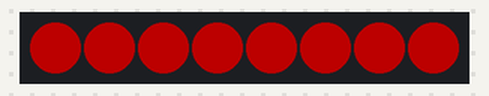
The program below on a simulated CircuitPython board. Parts: 8 RGB LEDs in strip order, left to right. Dim RGB values are drawn brighter than linear. At 1.7 s the program ends and the board releases its pins; the recording ends there.

Above: at 0.1 s.
At 0.6 s:
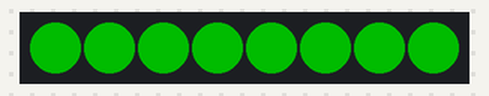
At 1.1 s:
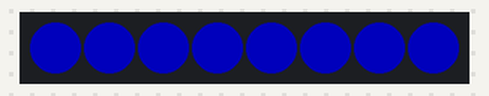
At 1.58 s:
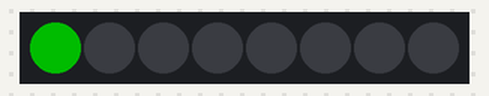
Timing chart, 0 to 1.7 s (numbered marks = the images above):
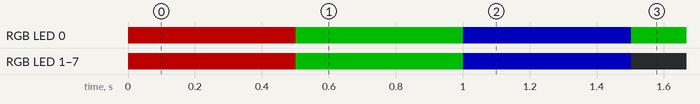

The program:

led_test.py
```python
import time
import board
import neopixel

NUM_LEDS = 8
BRIGHTNESS = 0.3

pixels = neopixel.NeoPixel(board.D18, NUM_LEDS, brightness=BRIGHTNESS, auto_write=False)


def fill(color, delay=0.5):
    pixels.fill(color)
    pixels.show()
    time.sleep(delay)


def chase(color, delay=0.02):
    """One lit pixel runs from the first LED to the last."""
    for i in range(NUM_LEDS):
        pixels.fill((0, 0, 0))
        pixels[i] = color
        pixels.show()
        time.sleep(delay)


try:
    for color in [(255, 0, 0), (0, 255, 0), (0, 0, 255)]:
        fill(color)
    chase((0, 255, 0))
finally:
    pixels.fill((0, 0, 0))   # always turn everything off, even if you Ctrl+C
    pixels.show()
```

Measured:
- by itself, RGB LED 0: off → RGB(76, 0, 0) at 0.00 s, → RGB(0, 76, 0) 0.50 s later, → RGB(0, 0, 76) 0.50 s later, → RGB(0, 76, 0) 0.50 s later
- by itself, RGB LED 1–7: off → RGB(76, 0, 0) at 0.00 s, → RGB(0, 76, 0) 0.50 s later, → RGB(0, 0, 76) 0.50 s later, → off 0.50 s later
- what the display in image 1 shows lasts 0.5 s, from 0.5 s to 1.0 s
